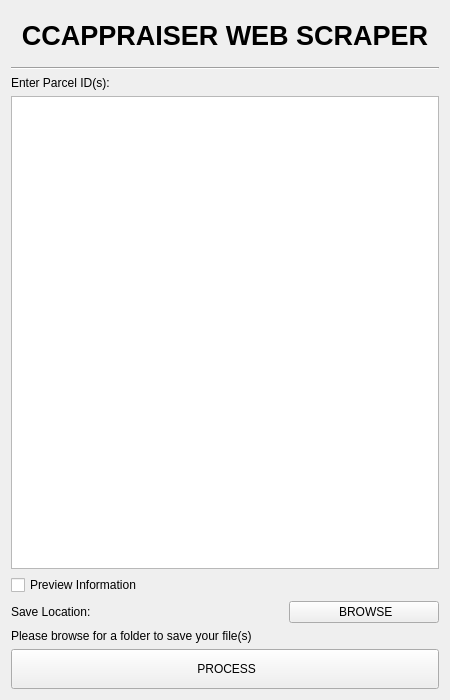
<?xml version="1.0" encoding="UTF-8"?>
<ui version="4.0">
 <class>Form</class>
 <widget class="QWidget" name="Form">
  <property name="geometry">
   <rect>
    <x>0</x>
    <y>0</y>
    <width>450</width>
    <height>700</height>
   </rect>
  </property>
  <property name="windowTitle">
   <string>Scraper</string>
  </property>
  <layout class="QGridLayout" name="gridLayout">
   <item row="0" column="0" colspan="2">
    <widget class="QLabel" name="label">
     <property name="minimumSize">
      <size>
       <width>0</width>
       <height>50</height>
      </size>
     </property>
     <property name="text">
      <string>&lt;html&gt;&lt;head/&gt;&lt;body&gt;&lt;p align=&quot;center&quot;&gt;&lt;span style=&quot; font-size:20pt; font-weight:600;&quot;&gt;CCAPPRAISER WEB SCRAPER&lt;/span&gt;&lt;/p&gt;&lt;/body&gt;&lt;/html&gt;</string>
     </property>
    </widget>
   </item>
   <item row="1" column="0" colspan="2">
    <widget class="Line" name="line">
     <property name="orientation">
      <enum>Qt::Horizontal</enum>
     </property>
    </widget>
   </item>
   <item row="3" column="0" colspan="2">
    <widget class="QTextEdit" name="txtIDs"/>
   </item>
   <item row="4" column="0" colspan="2">
    <widget class="QCheckBox" name="chkPreview">
     <property name="text">
      <string>Preview Information</string>
     </property>
    </widget>
   </item>
   <item row="5" column="0">
    <widget class="QLabel" name="label_3">
     <property name="text">
      <string>Save Location:</string>
     </property>
    </widget>
   </item>
   <item row="5" column="1">
    <widget class="QPushButton" name="btnBrowse">
     <property name="minimumSize">
      <size>
       <width>100</width>
       <height>0</height>
      </size>
     </property>
     <property name="maximumSize">
      <size>
       <width>150</width>
       <height>16777215</height>
      </size>
     </property>
     <property name="text">
      <string> BROWSE</string>
     </property>
     <property name="icon">
      <iconset>
       <normaloff>Resources/search.png</normaloff>Resources/search.png</iconset>
     </property>
    </widget>
   </item>
   <item row="6" column="0" colspan="2">
    <widget class="QLabel" name="txtLocation">
     <property name="text">
      <string>Please browse for a folder to save your file(s)</string>
     </property>
    </widget>
   </item>
   <item row="7" column="0" colspan="2">
    <widget class="QPushButton" name="btnProcess">
     <property name="minimumSize">
      <size>
       <width>0</width>
       <height>40</height>
      </size>
     </property>
     <property name="text">
      <string> PROCESS</string>
     </property>
     <property name="icon">
      <iconset>
       <normaloff>Resources/refresh.png</normaloff>Resources/refresh.png</iconset>
     </property>
    </widget>
   </item>
   <item row="2" column="0" colspan="2">
    <widget class="QLabel" name="label_2">
     <property name="text">
      <string>Enter Parcel ID(s):</string>
     </property>
    </widget>
   </item>
  </layout>
 </widget>
 <resources/>
 <connections/>
</ui>
